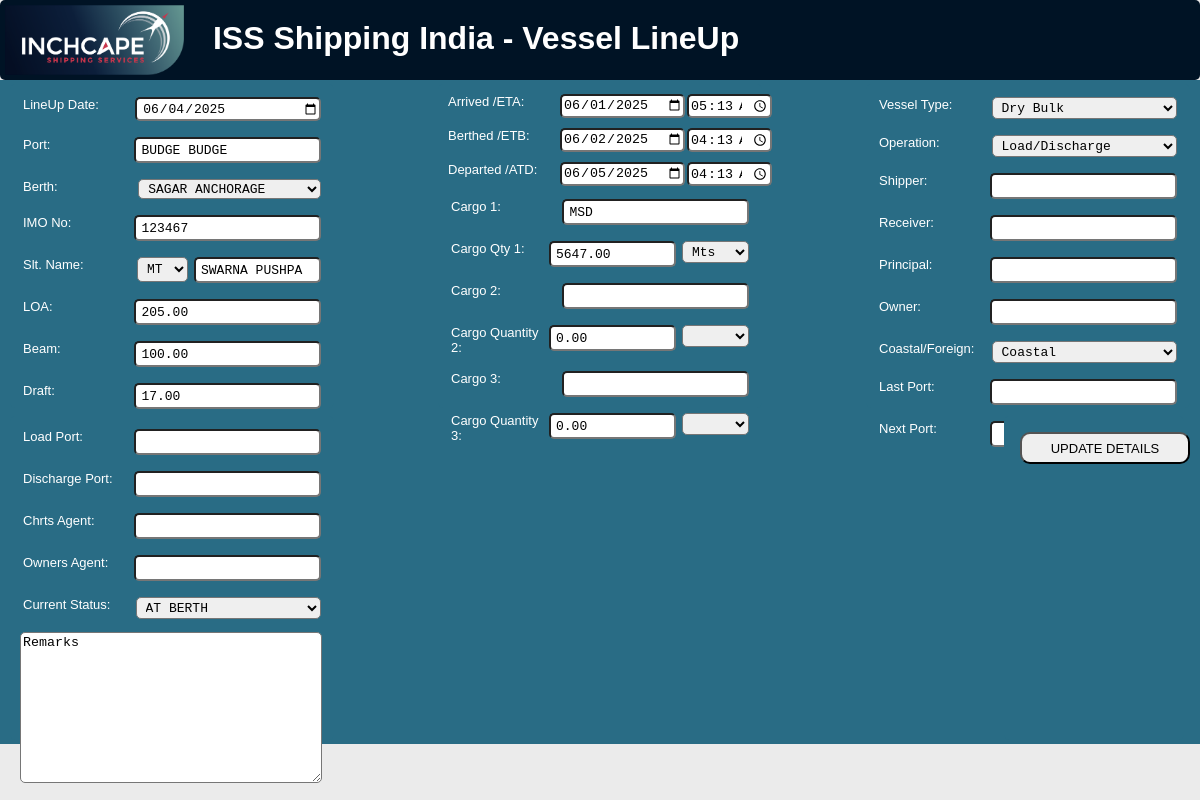
The app's page /UpdateLineup/14 (signed in) with its own data.
### App/models.py (models this page shows)
class LineUpForm(models.Model):
    LineUp_Date=models.CharField(max_length=20,default="")
    Port=models.CharField(max_length=20,default="")
    Berth=models.CharField(max_length=20,default="")
    IMO_No=models.CharField(max_length=20,default="")
    Slt=models.CharField(max_length=20,default="")
    Vessel=models.CharField(max_length=20,default="")
    LOA=models.DecimalField(max_digits=20,decimal_places=2)
    Beam=models.DecimalField(max_digits=20,decimal_places=2)
    Draft=models.DecimalField(max_digits=20,decimal_places=2)
    ETA_ATA_Date=models.DateField(null=True, blank=True)
    ETA_ATA_Time=models.TimeField(null=True, blank=True)
    ETB_ATB_Date=models.DateField(null=True, blank=True)
    ETB_ATB_Time=models.TimeField(null=True, blank=True)
    ETD_ATD_Date=models.DateField(null=True, blank=True)
    ETD_ATD_Time=models.TimeField(null=True, blank=True)
    Cargo1=models.CharField(max_length=20,default="")
    CargoQty1=models.DecimalField(max_digits=20,decimal_places=2)
    CargoUnits1=models.CharField(max_length=20,default="")
    Cargo2=models.CharField(max_length=20,default="")
    CargoQty2=models.DecimalField(max_digits=20,decimal_places=2)
    CargoUnits2=models.CharField(max_length=20,default="")
    Cargo3=models.CharField(max_length=20,default="")
    CargoQty3=models.DecimalField(max_digits=20,decimal_places=2)
    CargoUnits3=models.CharField(max_length=20,default="")
    VesselType=models.CharField(max_length=20,default="")
    Operations=models.CharField(max_length=20,default="")
    Shipper=models.CharField(max_length=20,default="")
    Receiver=models.CharField(max_length=20,default="")
    Principal=models.CharField(max_length=20,default="")
    Owner=models.CharField(max_length=20,default="")
    C_F=models.CharField(max_length=20,default="")
    LastPort=models.CharField(max_length=20,default="")
    NextPort=models.CharField(max_length=20,default="")
    LoadPort=models.CharField(max_length=20,default="")
    DischargePort=models.CharField(max_length=20,default="")
    ChartererAgent=models.CharField(max_length=20,default="")
    OwnersAgent=models.CharField(max_length=20,default="")
    CurrentStatus=models.CharField(max_length=20,default="")
    Remarks=models.CharField(max_length=200,default="")
    CreatedAt=models.DateTimeField(auto_now_add=True)
    UpdatedAt=models.DateTimeField(auto_now=True)

### App/views.py (the view, shortened to what this page needs)
@custom_login_required
def UpdateLineup_pg(request,id):
    update=LineUpForm.objects.get(id=id)
    data = {
            "ETA_ATA_Date": update.ETA_ATA_Date.strftime("%Y-%m-%d") if update.ETA_ATA_Date else "",
            "ETB_ATB_Date": update.ETB_ATB_Date.strftime("%Y-%m-%d") if update.ETB_ATB_Date else "",
            "ETD_ATD_Date": update.ETD_ATD_Date.strftime("%Y-%m-%d") if update.ETD_ATD_Date else "",
            "ETA_ATA_Time": update.ETA_ATA_Time.strftime("%H:%M") if update.ETA_ATA_Time else "",
            "ETB_ATB_Time": update.ETB_ATB_Time.strftime("%H:%M") if update.ETB_ATB_Time else "",
            "ETD_ATD_Time": update.ETD_ATD_Time.strftime("%H:%M") if update.ETD_ATD_Time else "",
        }
    return render(request, 'Pages/updatelineup.html',{'data': data, 'update': update})

### App/templates/Pages/updatelineup.html (shortened to what this page needs)
{% load static %}
<!DOCTYPE html>
<html lang="en">
<head>
    <link rel="stylesheet" href="{% static 'css/lineupForm.css' %}">
</head>
<body>
    <header>
        <div class="logo">
            <img src="{% static 'assets/Images/Inchcape-Logo-from-Wordpress.png' %}" alt="">
        </div>
        <div class="head1">
            <div class="title">
                <h1>ISS Shipping India - Vessel LineUp</h1>
            </div>
        </div>
    </header>
    <main>
        {% block content %}
        <form action="/UpdateLineup/{{ update.id }}" method="post" onsubmit="return lineUpForm()">
            <div class="maincontainer">
                <section class="container1">
                    <div class="flex2_div">
                        <label class="lable1" for="lineupdate">LineUp Date:</label>
                        <input class="fill" type="date" name="lineupdate" id="currentDate" value="{{update.LineUp_Date}}">
                    </div>
                    <div class="flex2_div">
                        <label class="lable1" for="port">Port:</label>
                        <input id="port" class="fill" name="port" value="{{update.Port}}">
                    </div>
                    <div class="flex2_div">
                        <label class="lable1" for="berth">Berth:</label>
                        <select id="berth" class="fill" name="berth" >
                            <option value="{{update.Berth}}">{{update.Berth}}</option>
                        </select>
                    </div>
                    <div class="flex2_div">
                        <label class="lable1" for="imono">IMO No:</label>
                        <input class="fill" type="text" name="imono" id="imono" value="{{update.IMO_No}}">
                    </div>
                    <div class="flex2_div">
                        <label class="lable1" for="vesselSlt">Slt. Name:</label>
                        <select class="fillvst" type="text" name="vesselSlt" id="vesselSlt" value="{{update.Slt}}">
                            <option value="MT">MT</option>
                        <input class="fillV" type="text" name="vessel" id="vessel" value="{{update.Vessel}}">
                    </div>
                    <div class="flex2_div">
                        <label class="lable1" for="loa">LOA:</label>
                        <input class="fill" type="text" name="loa" id="loa" value="{{update.LOA}}">
                    </div>
                    <div class="flex2_div">
                        <label class="lable1" for="beam">Beam:</label>
                        <input class="fill" class="fill" type="text" name="beam" id="beam" value="{{update.Beam}}">
                    </div>
                    <div class="flex2_div">
                        <label class="lable1" for="draft">Draft:</label>
                        <input class="fill" type="text" name="draft" id="draft" value="{{update.Draft}}">
                    </div>
                </section>
                <section class="container1">
                    <div class="container1-2">
                        <label class="etadatel" for="etadate"> Arrived /ETA:</label>
                        <input class="etadatei" type="date" name="etadate" id="etadate"  value="{{data.ETA_ATA_Date}}">
                        <label class="etatimel" for="etatime"> </label>
                        <input class="etatimei" type="time" name="etatime" id="etatime"  value="{{data.ETA_ATA_Time}}">
                    </div>
                    <div class="container1-2">
                        <label class="etbdatel" for="etbdate"> Berthed /ETB:</label>
                        <input class="etbdatei" type="date" name="etbdate" id="etbdate"  value="{{data.ETB_ATB_Date}}">
                        <label class="etbtimel" for="etbtime"> </label>
                        <input class="etbtimei" type="time" name="etbtime" id="etbtime"  value="{{data.ETB_ATB_Time}}">
                    </div>
                    <div class="container1-2">
                        <label class="etcdatel" for="etcdate"> Departed /ATD:</label>
                        <input class="etcdatei" type="date" name="etcdate" id="etcdate"  value="{{data.ETD_ATD_Date}}">
                        <label class="etctimel" for="etctime"> </label>
                        <input class="etctimei" type="time" name="etctime" id="etctime"  value="{{data.ETD_ATD_Time}}">
                    </div>
                    <div class="flex2_div">
                        <label class="lable1" for="cargo">Cargo 1:</label>
                        <input class="fill" type="text" name="cargo1" id="cargo1" value="{{update.Cargo1}}">
                    </div>
                    <div class="flex2_div">
                        <label class="lable1" for="cargoqty">Cargo Qty 1:</label>
                        <input class="fillqty1" type="number" name="cargoqty1" id="cargoQtyF1" value="{{update.CargoQty1}}">
                        <select class="unitsec1" type="text" name="cargoqtyU1" id="cargoQtyU1" >
                            <option value="{{update.CargoUnits1}}">{{update.CargoUnits1}}</option>
                        </select>
                    </div>
                    <div class="flex2_div">
                        <label class="lable1" for="cargo">Cargo 2:</label>
                        <input class="fill" type="text" name="cargo2" id=""  value="{{update.Cargo2}}">
                    </div>
                    <div class="flex2_div">
                        <label class="lable1" for="cargoqty">Cargo Quantity 2:</label>
                        <input class="fillqty2" type="number" name="cargoqty2"  value="{{update.CargoQty2}}">
                        <select class="unitsec2" name="cargoqtyU2" id="" >
                            <option value="{{update.CargoUnits2}}">{{update.CargoUnits2}}</option>
                            <option value="Mts">Mts</option>
                        </select>
                    </div>
                    <div class="flex2_div">
                        <label class="lable1" for="cargo">Cargo 3:</label>
                        <input class="fill" type="text" name="cargo3" id=""  value="{{update.Cargo3}}">
                    </div>
                    <div class="flex2_div">
                        <label class="lable1" for="cargoqty">Cargo Quantity 3:</label>
                        <input class="fillqty3" type="number" name="cargoqty3" id="" value="{{update.CargoQty3}}"">
                        <select class="unitsec3" name="cargoqtyU3" id=""  value="{{update.CargoUnits3}}">
                            <option value="{{update.CargoUnits3}}">{{update.CargoUnits3}}</option>
                            <option value="Mts">Mts</option>
                        </select>
                    </div>
                </section>
                <section class="container1">
                    <div class="flex2_div">
                        <label class="lable1" for="vesseltype">Vessel Type:</label>
                        <select name="vesseltype" id="vesseltype" >
                            <option value="{{update.VesselType}}">{{update.VesselType}}</option>
                        </select>
                    </div>
                    <div class="flex2_div">
                        <label class="lable1" for="operation">Operation:</label>
                        <select name="operation" id="operation"  >
                            <option value="{{update.Operations}}">{{update.Operations}}</option>
                        </select>
                    </div>
                    <div class="flex2_div">
                        <label class="lable1" for="shipper">Shipper:</label>
                        <input class="fill" type="text" name="shipper" id="shipper" autocomplete="off" list="shipper-suggestions" value="{{update.Shipper}}">
                    </div>
                    <div class="flex2_div">
                        <label class="lable1" for="receiver">Receiver:</label>
                        <input class="fill" type="text" name="receiver" id="receiver" autocomplete="off" list="receiver-suggestions" value="{{update.Receiver}}">
                    </div>
                    <div class="flex2_div">
                        <label class="lable1" for="principal">Principal:</label>
                        <input class="fill" type="text" name="principal" id="principal" autocomplete="off" list="principal-suggestions" value="{{update.Principal}}">
                    </div>
                    <div class="flex2_div">
                        <label class="lable1" for="owner">Owner:</label>
                        <input class="fill" type="text" name="owner" id="owner" autocomplete="off" list="owner-suggestions" value="{{update.Owner}}">
                    </div>
                    <div class="flex2_div">
                        <label class="lable1" for="cos/for">Coastal/Foreign:</label>
                        <select name="C/F" id="cos/for" >
                            <option value="{{update.C_F}}">{{update.C_F}}</option>
                        </select>
                    </div>
                    <div class="flex2_div">
                        <label class="lable1" for="lastport">Last Port:</label>
                        <input class="fill" type="text" name="lastport" id="lastport" autocomplete="off" list="lastport-suggestions" value="{{update.LastPort}}">
                    </div>
                    <div class="flex2_div">
                        <label class="lable1" for="nextport">Next Port:</label>
                    </div>
                </section>
                <section class="container1">
                    <div class="flex2_div">
                        <label class="lable1" for="loadPort">Load Port:</label>
                        <input class="fill" type="text" name="loadPort" id="loadPort" autocomplete="off" list="loadPort-suggestions" value="{{update.LoadPort}}">
                    </div>
                    <div class="flex2_div">
                        <label class="lable1" for="dischargePort">Discharge Port:</label>
                        <input class="fill" type="text" name="dischargePort" id="dischargePort" autocomplete="off" list="dischargePort-suggestions" value="{{update.DischargePort}}">
                    </div>
                    <div class="flex2_div">
                        <label class="lable1" for="cAgent">Chrts Agent:</label>
                        <input class="fill" type="text" name="cAgent" id="cAgent" autocomplete="off" list="cAgent-suggestions" value="{{update.ChartererAgent}}">
                    </div>
                    <div class="flex2_div">
                        <label class="lable1" for="ownerAgent">Owners Agent:</label>
                        <input class="fill" type="text" name="agent" id="agent" autocomplete="off" list="agent-suggestions" value="{{update.OwnersAgent}}">
                    </div>
                    <div class="flex2_div">
                        <label class="lable1" for="status">Current Status:</label>
                        <select name="status" id="CurrStatus" >
                            <option value="{{update.CurrentStatus}}">{{update.CurrentStatus}}</option>
                        </select>
                    </div>
                    <section class="inflex2">
                        <textarea name="textarea" id=""  value="{{update.LineUp_Date}}">Remarks</textarea>
                    </section>
                </section>
                <section class="containersub">
                    <input class="Submitbotton" type="submit" name="udateVesselDetails" value="UPDATE DETAILS" id="udateVesselDetails"></input>
                </section>
            </div>
        </form>
        {% endblock %}
    </main>
</body>
</html>

### records on screen
LineUpForm: lineupdate "06/04/2025", port "BUDGE BUDGE", berth "SAGAR ANCHORAGE", imono "123467", vesselSlt "MT", vessel "SWARNA PUSHPA", loa "205.00", beam "100.00", draft "17.00", cargo1 "MSD", cargoqty1 "5647.00", cargoqtyU1 "Mts", cargoqty2 "0.00", cargoqty3 "0.00", vesseltype "Dry Bulk", operation "Load/Discharge", C_F "Coastal", status "AT BERTH", textarea "Remarks"
